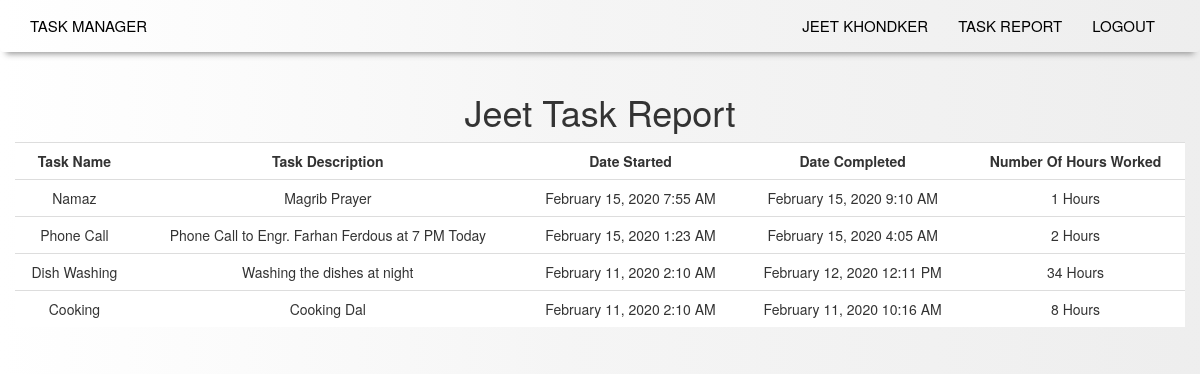
Before: /taskreport/1 (signed in) with the older database file.
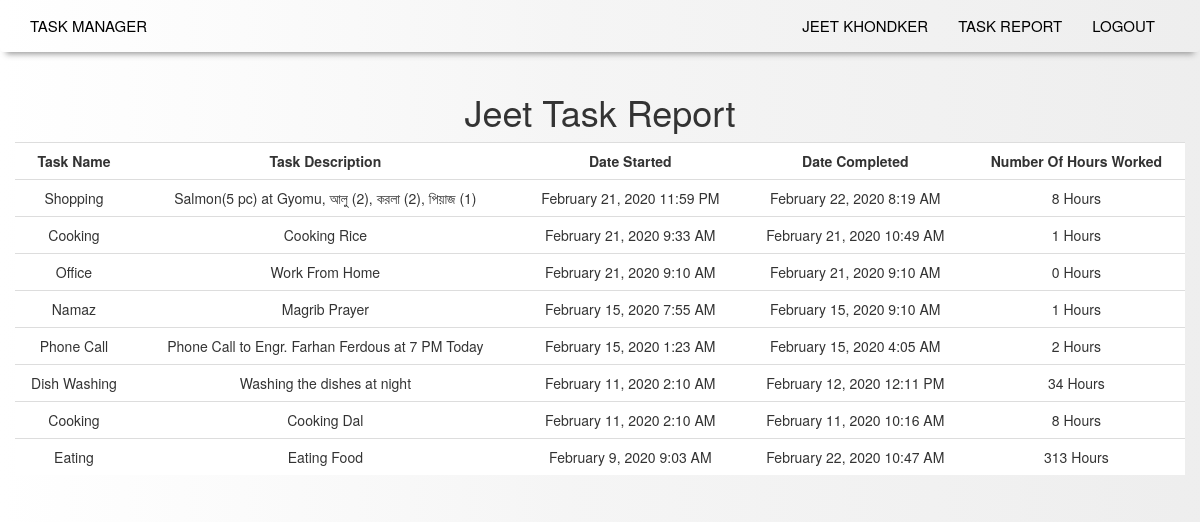
After: the same page with the newer database file.
### app/models.py (models this page shows, shortened)
class ToDo(db.Model):
    __tablename__ = "todoitems"
    item_id = db.Column(db.Integer, primary_key = True)
    title = db.Column(db.String(100), nullable = False)
    description = db.Column(db.String(200), nullable = False)
    date_created = db.Column(db.DateTime, default = datetime.utcnow)
    date_updated = db.Column(db.DateTime)
    date_completed = db.Column(db.DateTime)
    is_completed = db.Column(db.Boolean, default = False, nullable = False)
    user_id = db.Column(db.Integer, db.ForeignKey("user.id"), nullable = False)

### app/routes.py (the view)
@app.route("/taskreport/<user_id>")
@login_required
def view_taskreport(user_id):
    completed_todoitems = db.session.query(ToDo).filter_by(user_id = current_user.id).filter(ToDo.is_completed == True).order_by(ToDo.date_created.desc()).all()
    return render_template("taskreport.html", completed_todoitems = completed_todoitems)

### app/models.py (called while the page is built)
@login.user_loader
def load_user(id):
    return User.query.get(int(id))

### app/templates/taskreport.html (shortened to what this page needs)
{% extends "base.html" %}
{% block app_content %}
    <h1 class="text-center">{{ current_user.firstName }} Task Report</h1>
    {% if completed_todoitems|length < 1 %}
        <h3 class="text-center">Currently you did not complete any tasks, {{ current_user.firstName }}.</h3>
    {% else %}
        <table class="table table-hover table-dark">
            <tr>
                <th>Task Name</th>
                <th>Task Description</th>
                <th>Date Started</th>
                <th>Date Completed</th>
                <th>Number Of Hours Worked</th>
            </tr>
            {% for completed_items in completed_todoitems %}
                <tr>
                    {% if completed_items.is_completed == True %}
                        <td>{{ completed_items.title }}</td>
                        <td>{{ completed_items.description }}</td>
                        <td>{{ moment(completed_items.date_created).format("LLL") }}</td>
                        <td>{{ moment(completed_items.date_completed).format("LLL") }}</td>
                        <td>{{ ((completed_items.date_completed - completed_items.date_created).days * 24 + (completed_items.date_completed - completed_items.date_created).seconds / 3600)|int }}&nbsp;Hours</td>
                    {% endif %}
                </tr>
            {% endfor %}
        </table>
    {% endif %}
{% endblock %}

Changed rows visible on the page:
added ToDo: title "Shopping", description "Salmon(5 pc) at Gyomu, আলু (2), করলা (2), পিয়াজ (1)", date_created "February 21, 2020 11:59 PM", date_completed "February 22, 2020 8:19 AM", date_completed+date_created "8"
added ToDo: title "Cooking", description "Cooking Rice", date_created "February 21, 2020 9:33 AM", date_completed "February 21, 2020 10:49 AM", date_completed+date_created "1"
added ToDo: title "Office", description "Work From Home", date_created "February 21, 2020 9:10 AM", date_completed "February 21, 2020 9:10 AM", date_completed+date_created "0"
now on this page (row edited): ToDo: title "Eating", description "Eating Food", date_created "February 9, 2020 9:03 AM", date_completed "February 22, 2020 10:47 AM", date_completed+date_created "313"
